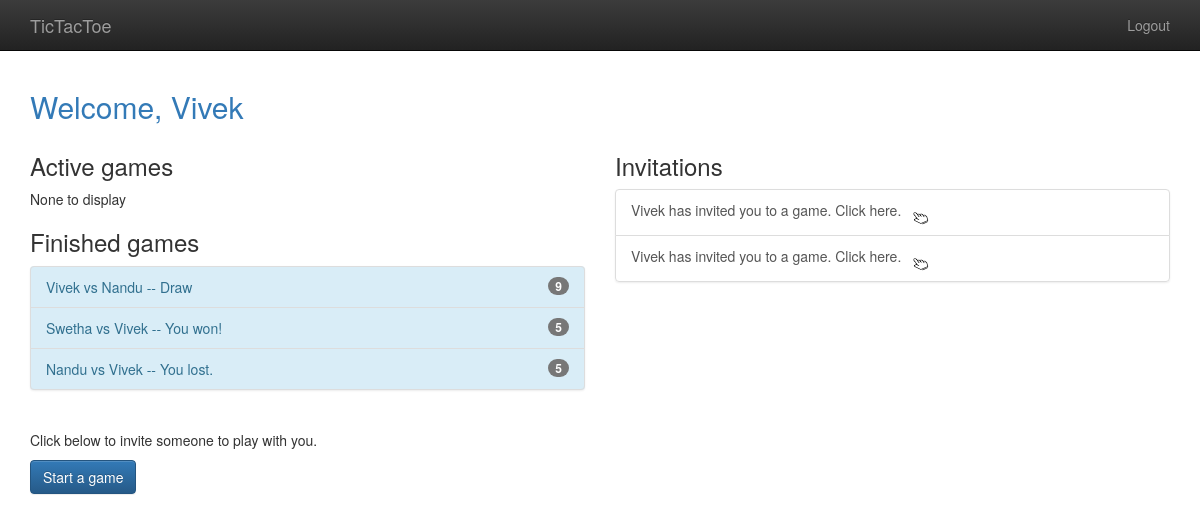
/player/home (signed in), run on the app's committed database.
### gameplay/models.py (models this page shows, shortened)
class Game(models.Model):
    first_player = models.ForeignKey(User,
                                     related_name='games_first_player')
    second_player = models.ForeignKey(User,
                                      related_name='games_second_player')
    start_time = models.DateTimeField(auto_now_add=True)
    last_active = models.DateTimeField(auto_now=True)
    status = models.CharField(max_length=1, default='F',
                              choices=GAME_STATUS_CHOICES)
    objects = GamesQuerySet.as_manager()
    def get_absolute_url(self):
        return reverse('gameplay_detail', args=[self.id])
    def __str__(self):
        return "{0} vs {1}".format(
            self.first_player, self.second_player);

### player/models.py (models this page shows)
class Invitation(models.Model):
    from_user = models.ForeignKey(
        User,
        related_name="invitations_sent",
        on_delete=models.CASCADE
    )
    to_user = models.ForeignKey(
        User,
        related_name="invitations_received",
        verbose_name="User to invite",
        help_text="Please select a user you want to play a game with.",
        on_delete=models.CASCADE
    )
    message = models.CharField(
        max_length=300, blank=True,
        verbose_name="Optional message",
        help_text="It's always nice to add a friendly message!"
    )

### player/views.py (the view)
# urls.py: url(r'home$', home, name="player_home"),
@login_required()
def home(request):
    my_games = Game.objects.games_for_user(request.user)
    active_games = my_games.active()
    finished_games = my_games.difference(active_games)
    invitations = request.user.invitations_received.all()
    return render(request, "player/home.html",
                  {'active_games': active_games,
                   'finished_games': finished_games,
                   'invitations': invitations})

### gameplay/models.py (called while the page is built)
    def games_for_user(self, user):
        return self.filter(
            Q(first_player=user) | Q(second_player=user)
        )

    def active(self):
        return self.filter(
            Q(status='F') | Q(status='S')
        )

### templates/player/home.html (shortened to what this page needs)
{% extends "base.html" %}
{% load staticfiles %}
{% block content %}
    <h2 class="text-primary">Welcome, {{ user.username }}</h2>
    <div class="row">
        <div class="col-md-6">
            <h3>Active games</h3>
            {% if active_games %}
                {% include "player/game_list_snippet.html" with games_list=active_games %}
            {% else %}
                None to display
            {% endif %}
            <h3>Finished games</h3>
            {% if finished_games %}
                {% include "player/game_list_snippet.html" with games_list=finished_games %}
            {% else %}
                None to display
            {% endif %}
            <p><br>Click below to invite someone to play with you.</p>
            <p>
                <a class="btn btn-primary"
                   href="{% url 'player_new_invitation' %}">Start a game</a>
            </p>
        </div>
        <div class="col-md-6">
            <h3>Invitations</h3>
            {% if invitations %}
                <div class="list-group">
                    {% for inv in invitations %}
                        <a class="list-group-item"
                           href="{% url 'player_accept_invitation' id=inv.id %}">
                            {{ inv.from_user.username }} has invited you to a
                            game. Click here.
                            <img src="{% static 'img/aaa.gif' %}" width="25"
                                 height="25"
                                 border="0">
                        </a>
                    {% endfor %}
                </div>
            {% else %}
                <p>You have no invitations.</p>
            {% endif %}
        </div>
    </div>
{% endblock content %}

### templates/base.html (shortened to what this page needs)
{% load staticfiles %}
<!doctype html>
<html class="no-js" lang="">
<head>
    {% block styling %}
        <link rel="stylesheet" href="{% static 'css/bootstrap.min.css' %}">
        <link rel="stylesheet"
              href="{% static 'css/bootstrap-theme.min.css' %}">
        <link rel="stylesheet" href="{% static 'css/main.css' %}">
    {% endblock styling %}
</head>
<body>
<nav class="navbar navbar-inverse navbar-fixed-top" role="navigation">
    <div class="container">
        <div class="navbar-header">
            <a class="navbar-brand" href="/">TicTacToe</a>
        </div>
        <ul class="nav navbar-nav navbar-right">
            {% if user.is_authenticated %}
                <li><a href="{% url 'player_logout' %}">Logout</a></li>
            {% else %}
                <li><a href="{% url 'player_login' %}">Login</a></li>
                <li><a href="{% url 'player_signup' %}">Signup</a></li>
            {% endif %}
        </ul>
    </div>
</nav>
<div class="container">
    {% block content %}
    {% endblock %}
</div>
</body>
</html>

### templates/player/game_list_snippet.html
{% if games_list %}
    <div class="list-group bg-info">
        {% for game in games_list %}
            <a class="list-group-item list-group-item-info"
               href="{{ game.get_absolute_url }}">
                {{ game }}
                {% if game.status not in 'FS' %}
                    {% if game.status == 'D' %}
                        -- Draw
                    {% elif game.status == 'W' and user == game.first_player %}
                        -- You won!
                    {% elif game.status == 'L' and user == game.second_player %}
                        -- You won!
                    {% else %}
                        -- You lost.
                    {% endif %}
                {% endif %}
                <span class="badge">{{ game.move_set.count }}</span>
            </a>
        {% endfor %}
    </div>
{% endif %}

### templates/base.html (style rules this page uses)
body { padding-top: 70px; padding-bottom: 20px; }

### data on the page
Game: first_player+second_player "Vivek vs Nandu", status "-- Draw", move_set.count "9"
Game: first_player+second_player "Swetha vs Vivek", status "-- You won!", move_set.count "5"
Game: first_player+second_player "Nandu vs Vivek", status "-- You lost.", move_set.count "5"
Invitation: from_user.username "Vivek"
Invitation: from_user.username "Vivek"

### other printed values
{{ user.username }} "Vivek"
